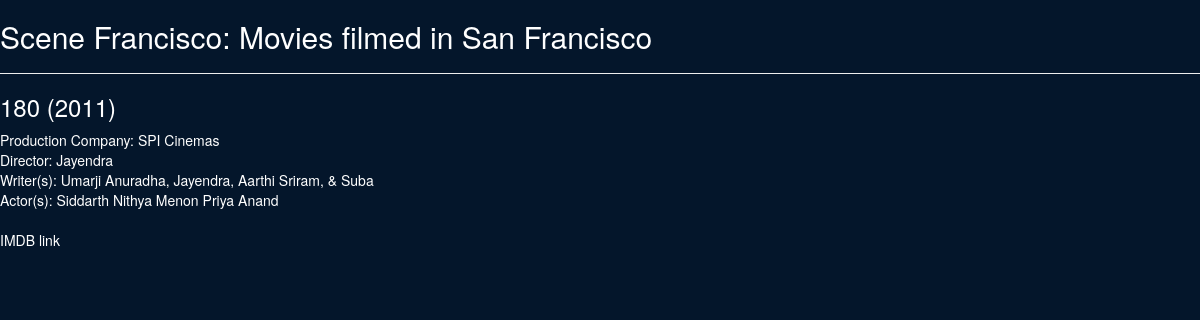
Page /movies/1 on the committed database.
### model.py (models this page shows, shortened)
class Movie(db.Model):
    __tablename__ = "movies"
    movie_id = db.Column(db.Integer, primary_key=True)
    movie_title = db.Column(db.String(100), nullable=False)
    release_year = db.Column(db.Integer)
    production_company = db.Column(db.String(50))
    director_id = db.Column(db.Integer, db.ForeignKey('directors.director_id'))
    movie_writers = db.Column(db.String(50))
    movie_distributor = db.Column(db.String(50))
    imdb_id = db.Column(db.String(9))
    imdb_url = db.Column(db.String(60))
    image_url = db.Column(db.String(75))
    genre = db.Column(db.String(20))
    plot = db.Column(db.Text)
    director_rel = db.relationship('Director',
                           backref=db.backref('movies', order_by=movie_id)
                           )
    actors = db.relationship('Actor',
                        secondary='movie_actors',
                        backref='movies')

class Director(db.Model):
    __tablename__ = "directors"
    director_id = db.Column(db.Integer, primary_key=True)
    director_name = db.Column(db.String(50), nullable=False)

class Actor(db.Model):
    __tablename__ = "actors"
    actor_id = db.Column(db.Integer, primary_key=True)
    actor_name = db.Column(db.String(50), nullable=False)

### server.py (the view)
@app.route('/movies/<int:movie_id>')
def movie_detail(movie_id):
    movie = Movie.query.filter_by(movie_id=movie_id).one()
    locations = Movie_location.query.filter_by(movie_id=movie_id).all()
    json_compiled = {}
    for location in locations:
        dict_key = str(location.location_id)
        json_compiled[dict_key] = {}
        json_compiled[dict_key]['lat'] = location.latitude
        json_compiled[dict_key]['lng'] = location.longitude
        json_compiled[dict_key]['desc'] = location.location_description
        json_compiled[dict_key]['id'] = location.location_id
    return render_template("movie_detail.html", movie=movie, film_locations=json_compiled)

### templates/movie_detail.html (shortened to what this page needs)
{% extends 'base.html' %}
{% block content %}
<h3>{{ movie.movie_title }} ({{ movie.release_year }})</h3>
<p>
Production Company: {{ movie.production_company }}<br>
{% if movie.director_rel.director_name %}
Director: {{ movie.director_rel.director_name }}<br>
{% endif %}
{% if movie.movie_writers %}
  Writer(s): {{ movie.movie_writers }}<br>
{% endif %}
{% if movie.actors %}
  	Actor(s):
  	{% for actor in movie.actors %}
  		{{ actor.actor_name }}
	{% endfor %}
	<br>
{% endif %}
<br>
<a href="{{ movie.imdb_url }}" target="_blank">IMDB link</a>
</p>
{% endblock %}
{% block map %}
    <div id="map-canvas", style="height:500px"></div>
{% endblock %}

### templates/base.html (shortened to what this page needs)
<!doctype html>
<html>
<head>
  <link rel="stylesheet"
          href="https://maxcdn.bootstrapcdn.com/bootstrap/3.3.4/css/bootstrap.min.css">
  <link href="/static/maps.css" rel="stylesheet">
</head>
<body>
  <h2>Scene Francisco: Movies filmed in San Francisco</h2>
  <hr>
  {% block content %} put your content here {% endblock %}
  {% block map %} {% endblock %}
</body>
</html>

### static/maps.css (style rules this page uses)
body { background-color: #04162b; color: #FFFFFF }
a { color: #fff; text-decoration: none; }

### rows in the picture
Movie: movie_title "180", release_year "2011", production_company "SPI Cinemas", movie_writers "Umarji Anuradha, Jayendra, Aarthi Sriram, & Suba"
Director: director_rel.director_name "Jayendra"
Actor: actor_name "Siddarth"
Actor: actor_name "Nithya Menon"
Actor: actor_name "Priya Anand"
